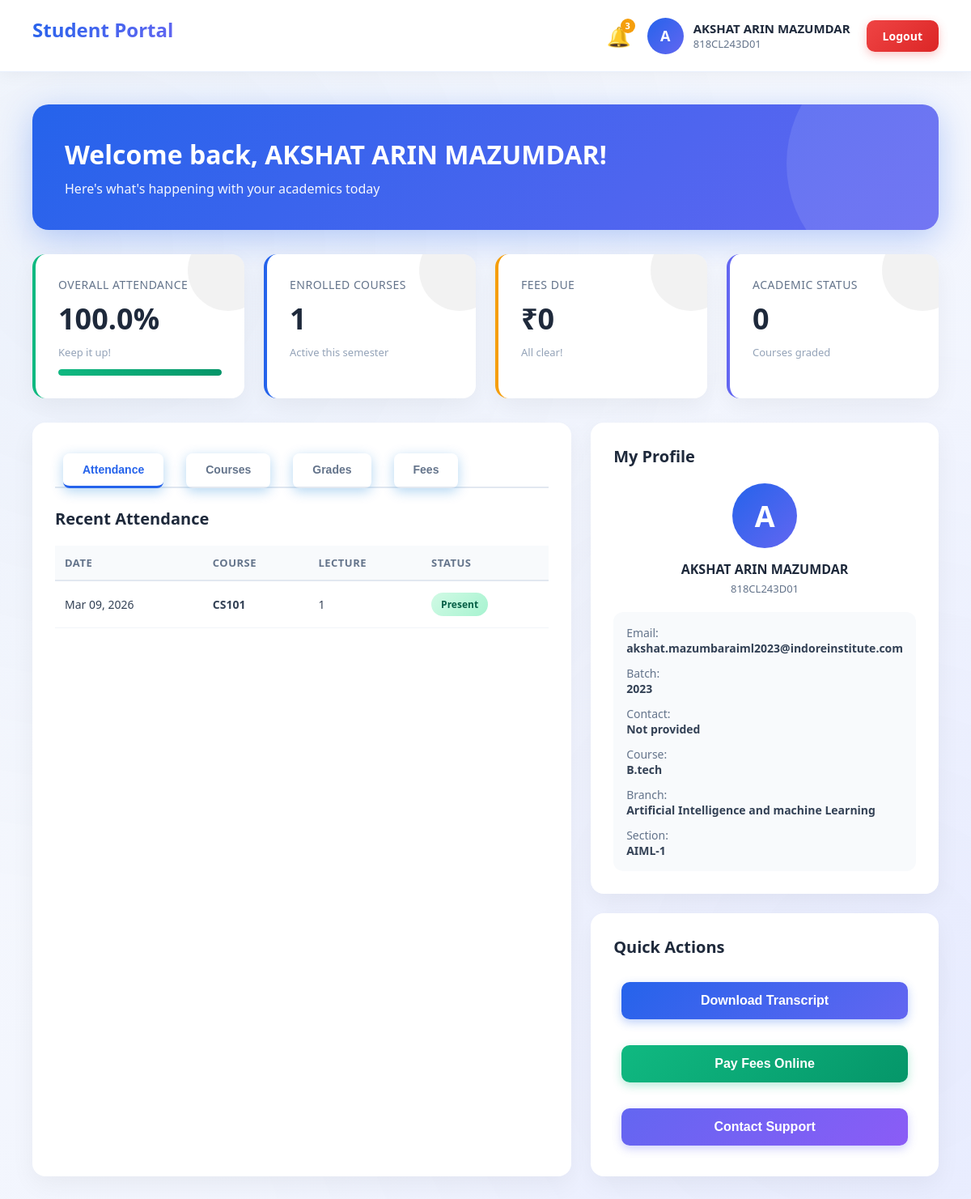
The page /student/dashboard/ on the database its author committed.
### backend/student/models.py (models this page shows, shortened)
class StudentProfile(models.Model):
    user = models.OneToOneField(User, on_delete=models.CASCADE, related_name='student_profile')
    enrollment_number = models.CharField(max_length=50, unique=True)
    batch_year = models.IntegerField()
    branch = models.CharField(max_length=100, choices=BRANCH_CHOICES, default='Computer science engineering')
    course_name = models.CharField(max_length=50, choices=COURSE_CHOICES, default='B.tech')
    contact_number = models.CharField(max_length=20, null=True, blank=True)
    address = models.TextField(null=True, blank=True)
    date_of_birth = models.DateField(null=True, blank=True)
    section = models.CharField(max_length=50, null=True, blank=True)

class Attendance(models.Model):
    STATUS_CHOICES = [
        ('Present', 'Present'),
        ('Absent', 'Absent'),
        ('Late', 'Late'),
    ]
    student = models.ForeignKey(StudentProfile, on_delete=models.CASCADE, related_name='attendance_records')
    course = models.ForeignKey(Course, on_delete=models.CASCADE)
    date = models.DateField()
    lecture_number = models.IntegerField(choices=[(i, str(i)) for i in range(1, 8)], default=1)
    status = models.CharField(max_length=10, choices=STATUS_CHOICES, default='Present')
    class Meta:
        unique_together = ('student', 'course', 'date', 'lecture_number')

class Course(models.Model):
    name = models.CharField(max_length=200)
    code = models.CharField(max_length=50, unique=True)
    description = models.TextField(null=True, blank=True)
    credits = models.IntegerField(default=3)

### authentication/models.py (models this page shows, shortened)
class User(models.Model):
    ROLE_CHOICES = [
        ('student','Student'),
        ('faculty','Faculty'),
        ('admin','Admin')
    ]
    name = models.CharField(max_length=100)
    email = models.EmailField(unique=True)
    role = models.CharField(max_length=10, choices=ROLE_CHOICES)
    password = models.CharField(max_length=100, default="ADMIN")

### backend/student/views.py (the view)
# urls.py: path('dashboard/', views.student_dashboard, name='student_dashboard'),
def student_dashboard(request):
    try:
        student_profile = get_student_profile(request)
        if not student_profile:
             return render(request, "dashboards/student/overview_new.html", {"error": "No student profile found for this user."})
        enrollments = Enrollment.objects.filter(student=student_profile)
        attendance_records = Attendance.objects.filter(student=student_profile).order_by('-date')
        fee_records = FeeRecord.objects.filter(student=student_profile)
        academic_records = AcademicRecord.objects.filter(student=student_profile)
        total_attendance = attendance_records.count()
        present_count = attendance_records.filter(status='Present').count()
        attendance_percentage = (present_count / total_attendance * 100) if total_attendance > 0 else 0
        total_due = sum(fee.amount_due - fee.amount_paid for fee in fee_records if fee.status != 'Paid')
        total_paid = sum(fee.amount_paid for fee in fee_records)
        context = {
            'profile': student_profile,
            'enrollments': enrollments,
            'attendance_percentage': round(attendance_percentage, 1),
            'attendance_records': attendance_records[:10],  # Show recent 10
            'fee_records': fee_records,
            'records': academic_records,  # For grades tab
            'total_due': total_due,
            'total_paid': total_paid,
        }
        return render(request, "dashboards/student/overview_new.html", context)
    except Exception as e:
        return render(request, "dashboards/student/overview_new.html", {"error": str(e)})

### backend/student/views.py (called while the page is built)
def get_student_profile(request):
    student_email = request.session.get('student_email')
    if student_email:
        return StudentProfile.objects.filter(user__email=student_email).first()
    return StudentProfile.objects.first() # Fallback for demo

### templates/dashboards/student/overview_new.html (shortened to what this page needs)
{% extends 'dashboards/student/base_new.html' %}
{% block content %}
<div class="welcome-banner">
    <h2>Welcome back, {{ profile.user.name|default:"Student" }}!</h2>
    <p>Here's what's happening with your academics today</p>
</div>
<div class="stats-grid">
    <div class="stat-card attendance">
        <div class="stat-label">Overall Attendance</div>
        <div class="stat-value">{{ attendance_percentage|default:"0" }}%</div>
        <div class="stat-subtext">Keep it up!</div>
        <div class="progress-bar">
            <div class="progress-fill" style="width: {{ attendance_percentage|default:"0" }}%;"></div>
        </div>
    </div>
    <div class="stat-card courses">
        <div class="stat-label">Enrolled Courses</div>
        <div class="stat-value">{{ enrollments|length|default:"0" }}</div>
        <div class="stat-subtext">Active this semester</div>
    </div>
    <div class="stat-card fees">
        <div class="stat-label">Fees Due</div>
        <div class="stat-value">₹{{ total_due|default:"0" }}</div>
        <div class="stat-subtext">{% if total_due > 0 %}Payment pending{% else %}All clear!{% endif %}</div>
    </div>
    <div class="stat-card grades">
        <div class="stat-label">Academic Status</div>
        <div class="stat-value">{{ records|length|default:"0" }}</div>
        <div class="stat-subtext">Courses graded</div>
    </div>
</div>
<div class="content-grid">
    <div class="card">
        <div class="tab-nav">
            <button class="tab-btn active" onclick="switchTab('attendance')">Attendance</button>
            <button class="tab-btn" onclick="switchTab('courses')">Courses</button>
            <button class="tab-btn" onclick="switchTab('grades')">Grades</button>
            <button class="tab-btn" onclick="switchTab('fees')">Fees</button>
        </div>
        <div id="attendance-tab" class="tab-content active">
            <h3>Recent Attendance</h3>
            <table>
                <thead>
                    <tr>
                        <th>Date</th>
                        <th>Course</th>
                        <th>Lecture</th>
                        <th>Status</th>
                    </tr>
                </thead>
                <tbody>
                    {% for att in attendance_records %}
                    <tr>
                        <td>{{ att.date|date:"M d, Y" }}</td>
                        <td><strong>{{ att.course.code }}</strong></td>
                        <td>{{ att.lecture_number|default:"-" }}</td>
                        <td>
                            <span class="status-badge {% if att.status == 'Present' %}status-present{% elif att.status == 'Late' %}status-late{% else %}status-absent{% endif %}">
                                {{ att.status }}
                            </span>
                        </td>
                    </tr>
                    {% empty %}
                    <tr><td colspan="4" style="text-align: center; color: #94a3b8; padding: 40px;">No attendance records yet</td></tr>
                    {% endfor %}
                </tbody>
            </table>
        </div>
    </div>
    <div>
        <div class="card" style="margin-bottom: 24px;">
            <h3>My Profile</h3>
            <div style="text-align: center; margin-bottom: 20px;">
                <div style="width: 80px; height: 80px; border-radius: 50%; background: linear-gradient(135deg, #2563EB, #6366F1); display: flex; align-items: center; justify-content: center; color: white; font-size: 36px; font-weight: 700; margin: 0 auto 15px;">
                    {{ profile.user.name|first|upper }}
                </div>
                <h4 style="margin: 0; color: #1e293b;">{{ profile.user.name }}</h4>
                <p style="color: #64748b; font-size: 13px; margin: 4px 0;">{{ profile.enrollment_number }}</p>
            </div>
            <div style="background: #f8fafc; padding: 16px; border-radius: 12px; font-size: 14px;">
                <div style="margin-bottom: 12px;">
                    <span style="color: #64748b;">Email:</span><br>
                    <strong style="color: #334155;">{{ profile.user.email }}</strong>
                </div>
                <div style="margin-bottom: 12px;">
                    <span style="color: #64748b;">Batch:</span><br>
                    <strong style="color: #334155;">{{ profile.batch_year }}</strong>
                </div>
                <div style="margin-bottom: 12px;">
                    <span style="color: #64748b;">Contact:</span><br>
                    <strong style="color: #334155;">{{ profile.contact_number|default:"Not provided" }}</strong>
                </div>
                {% if profile.course_name %}
                <div style="margin-bottom: 12px;">
                    <span style="color: #64748b;">Course:</span><br>
                    <strong style="color: #334155;">{{ profile.course_name }}</strong>
                </div>
                {% endif %}
                {% if profile.branch %}
                <div style="margin-bottom: 12px;">
                    <span style="color: #64748b;">Branch:</span><br>
                    <strong style="color: #334155;">{{ profile.branch }}</strong>
                </div>
                {% endif %}
                {% if profile.section %}
                <div>
                    <span style="color: #64748b;">Section:</span><br>
                    <strong style="color: #334155;">{{ profile.section }}</strong>
                </div>
                {% endif %}
            </div>
        </div>
        <div class="card">
            <h3>Quick Actions</h3>
            <div style="display: flex; flex-direction: column; gap: 12px;">
                <button style="background: linear-gradient(135deg, #2563EB, #6366F1); color: white; border: none; padding: 14px; border-radius: 10px; font-weight: 600; cursor: pointer; transition: all 0.25s ease; box-shadow: 0 4px 12px rgba(37, 99, 235, 0.3);" onmouseover="this.style.transform='translateY(-2px)'; this.style.boxShadow='0 6px 16px rgba(37, 99, 235, 0.4)'" onmouseout="this.style.transform='translateY(0)'; this.style.boxShadow='0 4px 12px rgba(37, 99, 235, 0.3)'">
                    Download Transcript
                </button>
                <button style="background: linear-gradient(135deg, #10B981, #059669); color: white; border: none; padding: 14px; border-radius: 10px; font-weight: 600; cursor: pointer; transition: all 0.25s ease; box-shadow: 0 4px 12px rgba(16, 185, 129, 0.3);" onmouseover="this.style.transform='translateY(-2px)'; this.style.boxShadow='0 6px 16px rgba(16, 185, 129, 0.4)'" onmouseout="this.style.transform='translateY(0)'; this.style.boxShadow='0 4px 12px rgba(16, 185, 129, 0.3)'">
                    Pay Fees Online
                </button>
                <button style="background: linear-gradient(135deg, #6366F1, #8b5cf6); color: white; border: none; padding: 14px; border-radius: 10px; font-weight: 600; cursor: pointer; transition: all 0.25s ease; box-shadow: 0 4px 12px rgba(99, 102, 241, 0.3);" onmouseover="this.style.transform='translateY(-2px)'; this.style.boxShadow='0 6px 16px rgba(99, 102, 241, 0.4)'" onmouseout="this.style.transform='translateY(0)'; this.style.boxShadow='0 4px 12px rgba(99, 102, 241, 0.3)'">
                    Contact Support
                </button>
            </div>
        </div>
    </div>
</div>
{% endblock %}

### templates/dashboards/student/base_new.html (shortened to what this page needs)
<!DOCTYPE html>
<html lang="en">
<head>
    <link rel="stylesheet" href="/static/css/style.css">
</head>
<body>
    <div class="top-nav">
        <div class="logo-section">
            <h1>Student Portal</h1>
        </div>
        <div class="user-section">
            <div class="notification-bell">
                🔔
                <span class="notification-badge">3</span>
            </div>
            <div class="user-info">
                <div class="user-avatar">
                    {{ profile.user.name|first|upper }}
                </div>
                <div class="user-details">
                    <h3>{{ profile.user.name|default:"Student" }}</h3>
                    <p>{{ profile.enrollment_number }}</p>
                </div>
            </div>
            <a href="/auth/" class="btn-logout">Logout</a>
        </div>
    </div>
    <div class="dashboard-container">
        {% block content %}{% endblock %}
    </div>
</body>
</html>

### static/css/style.css (style rules this page uses)
:root { --primary-blue: #0078D4; --primary-dark: #005A9E; --accent-teal: #00B7C3; --accent-orange: #FF8C00; --accent-purple: #8764B8; --success-green: #107C10; --warning-yellow: #FFB900; --error-red: #E81123; --neutral-gray: #605E5C; --light-gray: #F3F2F1; --white: #FFFFFF; }
* { margin: 0; padding: 0; box-sizing: border-box; }
body { font-family: 'Segoe UI', -apple-system, BlinkMacSystemFont, 'Roboto', 'Helvetica Neue', Arial, sans-serif; background: linear-gradient(135deg, #667eea 0%, #764ba2 100%); min-height: 100vh; position: relative; overflow-x: hidden; }
body::before { content: ''; position: fixed; top: 0; left: 0; width: 100%; height: 100%; background: radial-gradient(circle at 20% 50%, rgba(0, 183, 195, 0.15) 0%, transparent 50%), radial-gradient(circle at 80% 80%, rgba(255, 140, 0, 0.15) 0%, transparent 50%), radial-gradient(circle at 40% 20%, rgba(135, 100, 184, 0.15) 0%, transparent 50%); z-index: -1; animation: backgroundShift 20s ease infinite; }
h1 { color: var(--primary-blue); font-size: 2.5rem; font-weight: 700; margin-bottom: 15px; background: linear-gradient(135deg, var(--primary-blue), var(--accent-teal)); -webkit-background-clip: text; -webkit-text-fill-color: transparent; background-clip: text; }
button, .btn { background: linear-gradient(135deg, var(--primary-blue), var(--accent-teal)); color: white; border: none; padding: 14px 32px; margin: 10px; cursor: pointer; border-radius: 8px; font-size: 16px; font-weight: 600; transition: all 0.3s ease; box-shadow: 0 4px 15px rgba(0, 120, 212, 0.3); text-decoration: none; display: inline-block; }

### rows shown on the page
StudentProfile: user.name|first "A", user.name "AKSHAT ARIN MAZUMDAR", enrollment_number "818CL243D01", user.email "akshat.mazumbaraiml2023@indoreinstitute.com", batch_year "2023", contact_number "Not provided", course_name "B.tech", branch "Artificial Intelligence and machine Learning", section "AIML-1"
Attendance: date "Mar 09, 2026", course.code "CS101", lecture_number "1", status "Present"

### other values the page prints
{{ attendance_percentage|default:"0" }} "100.0"
{{ enrollments|length|default:"0" }} "1"
{{ total_due|default:"0" }} "0"
{{ records|length|default:"0" }} "0"
